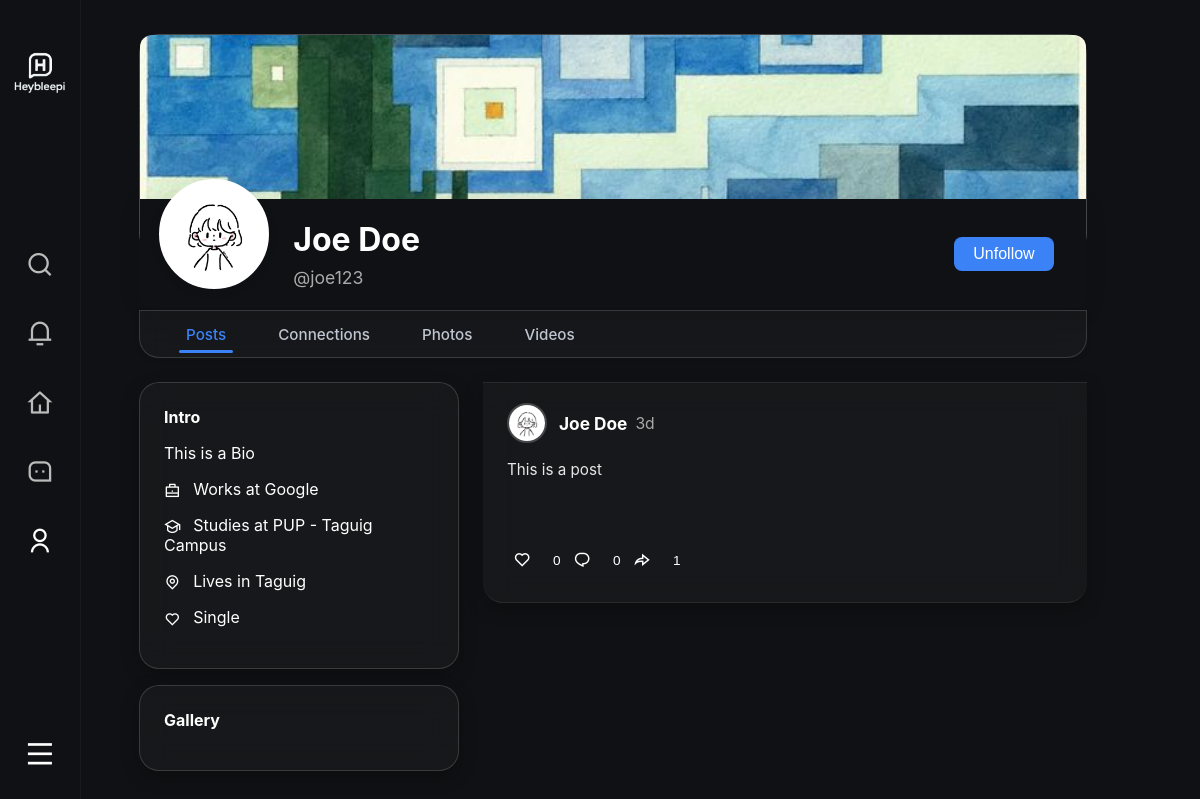
The page /heybleepi/codes/php/profile.php?user=joe123&user_id=1 (signed in) on the database its author committed.
### tables this page shows
CREATE TABLE `user_details` (
  `id_fk` int(11) NOT NULL,
  `bio` varchar(255) NOT NULL,
  `work` varchar(255) NOT NULL,
  `school` varchar(255) NOT NULL,
  `home` varchar(255) NOT NULL,
  `religion` varchar(255) NOT NULL,
  `relationship_status` varchar(255) DEFAULT NULL,
  `profile_picture` varchar(255) DEFAULT 'rawr.png',
  `profile_cover` varchar(255) DEFAULT 'dark_mode.jpg'
);

CREATE TABLE `users` (
  `id` int(11) NOT NULL,
  `user_name` varchar(255) NOT NULL,
  `first_name` varchar(50) NOT NULL,
  `middle_name` varchar(50) DEFAULT NULL,
  `last_name` varchar(50) NOT NULL,
  `email` varchar(100) NOT NULL,
  `birthdate` varchar(10) NOT NULL,
  `password` varchar(255) NOT NULL,
  `avatar` varchar(255) DEFAULT 'default.png',
  `created_at` datetime DEFAULT current_timestamp(),
  `last_seen_message_id` int(11) DEFAULT 0,
  `post_count` int(11) DEFAULT 0,
  `reset_token` varchar(64) DEFAULT NULL,
  `reset_expires` datetime DEFAULT NULL,
  `is_verified` tinyint(1) DEFAULT 0,
  `verification_token` varchar(255) DEFAULT NULL
);

CREATE TABLE `posts` (
  `id` int(11) NOT NULL,
  `user_id` int(11) NOT NULL,
  `content` text NOT NULL,
  `created_at` datetime NOT NULL DEFAULT current_timestamp(),
  `shared_post_id` int(11) DEFAULT NULL,
  `image_path` varchar(255) DEFAULT NULL,
  `video_path` varchar(255) DEFAULT NULL,
  `location` varchar(255) DEFAULT NULL,
  `post_provider` varchar(50) DEFAULT NULL
);

### heybleepi/codes/php/profile.php (the view, shortened to what this page needs)
<?php
require_once 'configuration.php';
$username = isset($_GET['user']) ? $_GET['user'] : $_SESSION['username'];
$sql = "SELECT users.*, user_details.bio, user_details.work, user_details.school, user_details.home, user_details.religion, user_details.relationship_status, user_details.profile_picture, user_details.profile_cover
        FROM users
        LEFT JOIN user_details ON users.id = user_details.id_fk
        WHERE users.user_name = ?";
$stmt = $conn->prepare($sql);
$stmt->bind_param("s", $username);
$stmt->execute();
$result = $stmt->get_result();
$user = $result->fetch_assoc();
$userId = $user['id'];
$isFollowing = false;
$target_user_id = isset($_GET['user_id']) ? $_GET['user_id'] : $userId;
if ($target_user_id != $_SESSION['id']) {
    $stmt = $conn->prepare("SELECT 1 FROM follow WHERE follower_id = ? AND following_id = ?");
    $stmt->bind_param("ii", $_SESSION['id'], $target_user_id);
    $stmt->execute();
    $stmt->store_result();
    $isFollowing = $stmt->num_rows > 0;
}
function timeAgo($datetime) {
    $timestamp = strtotime($datetime);
    $diff = time() - $timestamp;
    if ($diff < 60) {
        return $diff . "s";
    } elseif ($diff < 3600) {
        return floor($diff / 60) . "m";
    } elseif ($diff < 86400) {
        return floor($diff / 3600) . "h";
    } elseif ($diff < 604800) {
        return floor($diff / 86400) . "d";
    } else {
        return floor($diff / 604800) . "w";
    }
}
?>
<!DOCTYPE html>
<html lang="en">
  <head>
    <link rel="stylesheet" href="../stylesheet/dashboard.css" />
    <link rel="stylesheet" href="https://cdnjs.cloudflare.com/ajax/libs/remixicon/4.6.0/remixicon.min.css" />
    <link rel="stylesheet" href="https://unpkg.com/leaflet@1.9.4/dist/leaflet.css" />
  </head>
  <body class="page profile-page">
    <aside class="sidebar sidebar--icononly">
      <div class="sidebar-logo">
        <img src="../assets/logo-hb.png" alt="HEYBLEEPI Logo" style="width:36px;height:36px;">
      </div>
      <nav class="sidebar-nav">
        <a class="sidebar-icon-link <?= basename($_SERVER['PHP_SELF']) === 'search.php' ? 'active' : '' ?>"
          href="search.php"
          title="Search">
          <i class="ri-search-line"></i>
        </a>
        <a class="sidebar-icon-link <?= basename($_SERVER['PHP_SELF']) === 'notification.php' ? 'active' : '' ?>"
          href="notification.php"
          title="Notifications">
          <i class="ri-notification-3-line"></i>
        </a>
        <a class="sidebar-icon-link <?= basename($_SERVER['PHP_SELF']) === 'dashboard.php' ? 'active' : '' ?>" href="dashboard.php" title="Home">
          <i class="ri-home-4-line"></i>
        </a>
        <a class="sidebar-icon-link <?= basename($_SERVER['PHP_SELF']) === 'messages.php' ? 'active' : '' ?>" href="messages.php" title="Messages">
          <i class="ri-message-3-line"></i>
        </a>
        <a class="sidebar-icon-link <?= basename($_SERVER['PHP_SELF']) === 'profile.php' ? 'active' : '' ?>" href="profile.php?user_id=<?= $_SESSION['id']?>" title="Profile">
          <i class="ri-user-line"></i>
        </a>
      </nav>
      <button class="sidebar-more-btn" id="sidebarMoreBtn" title="More">
        <i class="ri-menu-line"></i>
      </button>
    </aside>
    <main class="profile-container">
      <div class="profile-top glass">
        <img class="banner-img" src="../assets/profile/<?= htmlspecialchars($user['profile_cover'] ?? 'banner.jpg') ?>" alt="Banner" />
        <div class="profile-info-bar">
          <img class="avatar avatar--sm2" src="../assets/profile/<?= htmlspecialchars($user['profile_picture'] ?? 'default.png') ?>" alt="">
          <div class="user-basic-info">
            <h2><?= htmlspecialchars($user['first_name'] . ' ' . $user['last_name']) ?></h2>
            <p>@<?= htmlspecialchars($user['user_name']) ?></p>
          </div>
          <?php if ($userId == $_SESSION['id']): ?>
          <div class="profile-buttons">
            <button class="profile-btn profile-btn--edit" onclick="window.location.href='profile_edit.php'">
              <i class="ri-pencil-line"></i> Edit profile
            </button>
          </div>
          <?php elseif($isFollowing): ?>
            <button
              type="button"
              id="unfollow_btn"
              onClick="unfollowUser(<?= htmlspecialchars($_GET['user_id']) ?>)"
              class="unfollow-btn unfollow-btn--unfollow">Unfollow
            </button>
            </div>
          <?php endif; ?>
        </div>
      <nav class="profile-tabs glass" id="profileTabs">
        <a class="tab active" href="#" data-tab="posts">Posts</a>
        <a class="tab" href="#" data-tab="friends" onClick="showFollowersModal();">Connections</a>
        <a class="tab" href="#" data-tab="photos">Photos</a>
        <a class="tab" href="#" data-tab="videos">Videos</a>
      </nav>
      <div class="profile-main-grid">
        <aside class="left-column">
          <section class="glass card">
            <h4 class="card-title">Intro</h4>
            <?php if (!empty($user['bio'])): ?>
              <p><?= htmlspecialchars($user['bio']) ?></p>
            <?php endif; ?>
            <?php if (!empty($user['work'])): ?>
              <p><i class="ri-briefcase-line"></i> Works at <?= htmlspecialchars($user['work']) ?></p>
            <?php endif; ?>
            <?php if (!empty($user['school'])): ?>
              <p><i class="ri-graduation-cap-line"></i> Studies at <?= htmlspecialchars($user['school']) ?></p>
            <?php endif; ?>
            <?php if (!empty($user['home'])): ?>
              <p><i class="ri-map-pin-line"></i> Lives in <?= htmlspecialchars($user['home']) ?></p>
            <?php endif; ?>
            <?php if (!empty($user['relationship_status'])): ?>
              <p><i class="ri-heart-line"></i> <?= ucwords(str_replace('_', ' ', htmlspecialchars($user['relationship_status']))) ?></p>
            <?php endif; ?>
          </section>
          <section class="glass card">
            <h4 class="card-title">Gallery</h4>
          </section>
        </aside>
        <section class="right-column">
          <?php
          $query = "
            SELECT
              p.id AS post_id,
              p.user_id,
              p.content,
              p.created_at,
              p.shared_post_id,
              p.image_path,
              p.video_path,
              p.location,
              p.post_provider,
              u.id AS user_id,
              u.first_name,
              u.last_name,
              u.user_name,
              sp.content AS shared_content,
              sp.video_path AS shared_video_path,
              sp.image_path AS shared_image_path,
              su.first_name AS shared_first_name,
              su.last_name AS shared_last_name
            FROM posts p
            JOIN users u ON p.user_id = u.id
            LEFT JOIN posts sp ON p.shared_post_id = sp.id
            LEFT JOIN users su ON sp.user_id = su.id
            WHERE p.user_id = ?
            ORDER BY p.created_at DESC
          ";
          $stmt = $conn->prepare($query);
          $stmt->bind_param("i", $userId);
          $stmt->execute();
          $result = $stmt->get_result();
          ?>
          <?php while ($post = $result->fetch_assoc()): ?>
            <?php
              $likeRes = $conn->query("SELECT COUNT(*) AS total FROM likes WHERE post_id = {$post['post_id']}");
              $countLikes = $likeRes ? $likeRes->fetch_assoc() : ['total' => 0];
              $userLikedRes = $conn->query("SELECT 1 FROM likes WHERE post_id = {$post['post_id']} AND user_id = {$_SESSION['id']}");
              $userLiked = $userLikedRes && $userLikedRes->num_rows > 0;
              $commentRes = $conn->query("SELECT COUNT(*) AS total FROM comments WHERE post_id = {$post['post_id']}");
              $shareRes = $conn->query("SELECT COUNT(*) AS total FROM shares WHERE post_id = {$post['post_id']}");
              $countShares = $shareRes ? $shareRes->fetch_assoc() : ['total' => 0];
            ?>
            <article class="glass post">
              <header class="post-header">
                <img class="avatar avatar--sm" src="../assets/profile/<?= htmlspecialchars($user['profile_picture'] ?? 'default.png') ?>" alt="User Avatar">
                <div class="poster-meta" style="display: flex; align-items: center; gap: 8px;">
                  <h4 style="margin:0; font-size:1.08em;"><?= htmlspecialchars($post['first_name'] . ' ' . $post['last_name']) ?></h4>
                  <span title="Posted at:  <?= date("F j, Y g:i A", strtotime($post['created_at']))?>" class="post-time" style="color:#aaa; font-size:0.98em;">
                    <?= timeAgo($post['created_at']) ?>
                  </span>
                </div>
              </header>
              <div class="post-content" data-post-id="<?= $post['post_id'] ?>">
                <p class="post-text"><?= $post['content'] ?></p>
              </div>
              <footer class="post-footer">
                <div class="post-actions">
                  <form method="POST" class="like-form" style="display:inline;">
                    <button type="button" class="icon-btn like-button <?= $userLiked ? 'liked' : '' ?>" data-post-id="<?= $post['post_id'] ?>">
                      <i class="<?= $userLiked ? 'ri-heart-fill' : 'ri-heart-line' ?>"></i>
                      <span><?= $countLikes['total'] ?></span>
                    </button>
                  </form>
                  <?php
                    $commentCountRes = $conn->query("SELECT COUNT(*) AS total FROM comments WHERE post_id = {$post['post_id']}");
                    $commentCount = $commentCountRes ? $commentCountRes->fetch_assoc()['total'] : 0;
                    ?>
                    <button class="icon-btn" onclick="document.getElementById('comment-form-<?= $post['post_id'] ?>').classList.toggle('hidden')">
                    <i class="ri-chat-1-line"></i>
                    <span id="comment-count-<?= $post['post_id'] ?>"><?= $commentCount ?></span>
                    </button>
                  <form style="display:inline;">
                    <button type="button" class="icon-btn"
                      onClick="showSharePostPreview(
                        <?= $post['post_id'] ?>,
                        '<?= htmlspecialchars($post['first_name']) ?>',
                        '<?= htmlspecialchars($post['last_name']) ?>'
                      )">
                      <i class="ri-share-forward-line"></i>
                      <span><?= $countShares['total'] ?></span>
                    </button>
                  </form>
                  </div>
              </footer>
            </article>
          <?php endwhile; ?>
        </section>
      </div>
    </main>
  </body>
</html>

### rows shown on the page
user_details: profile_cover (picture), profile_picture (picture), id_fk.last_name "Joe Doe", id_fk.user_name "joe123", bio "This is a Bio", work "Google", school "PUP - Taguig Campus", home "Taguig", relationship_status "Single"
posts: user_details.profile_picture (picture), user.last_name "Joe Doe", created_at "3d", content "This is a post", total "0", commentCount "0", total "1"
